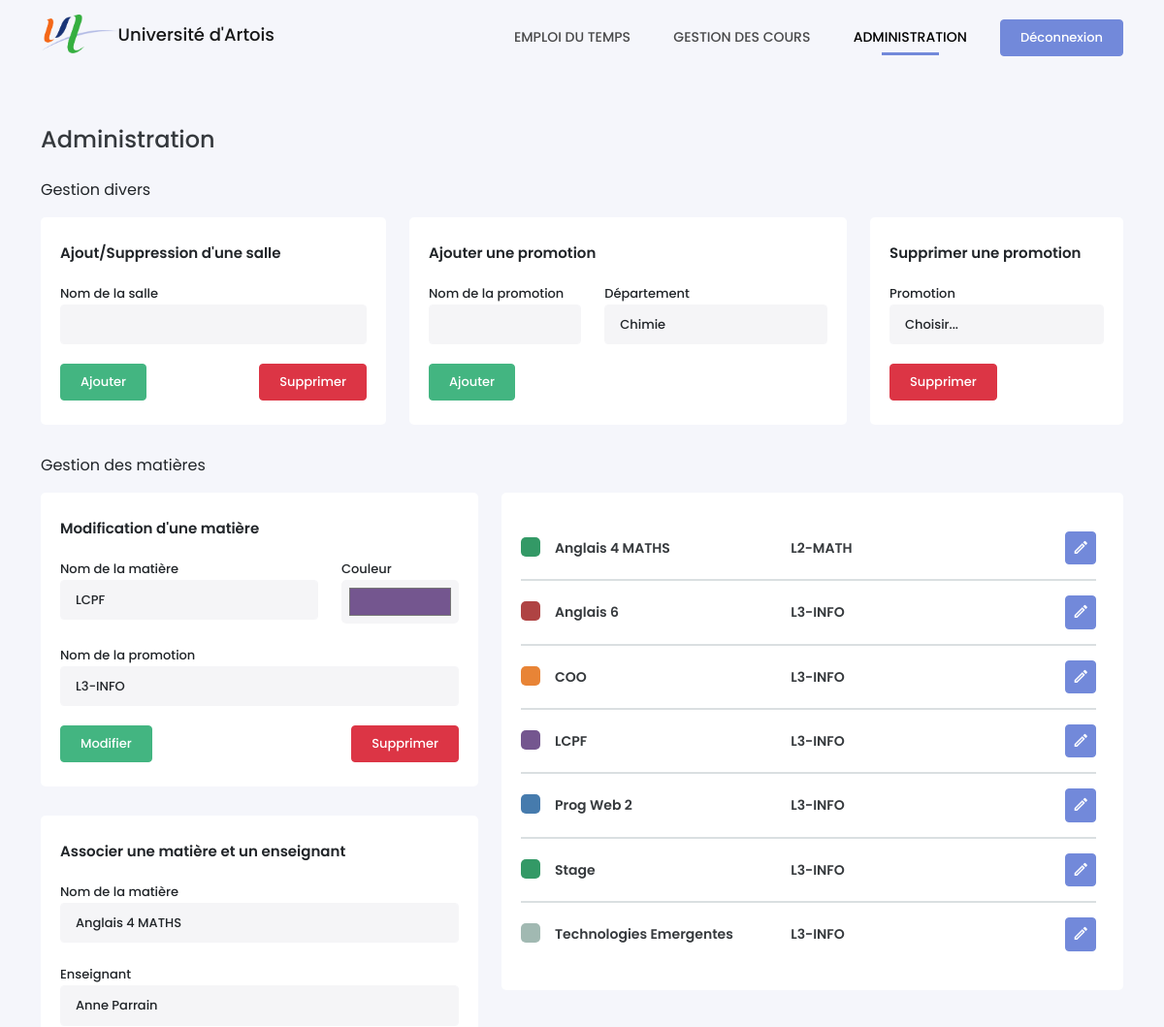
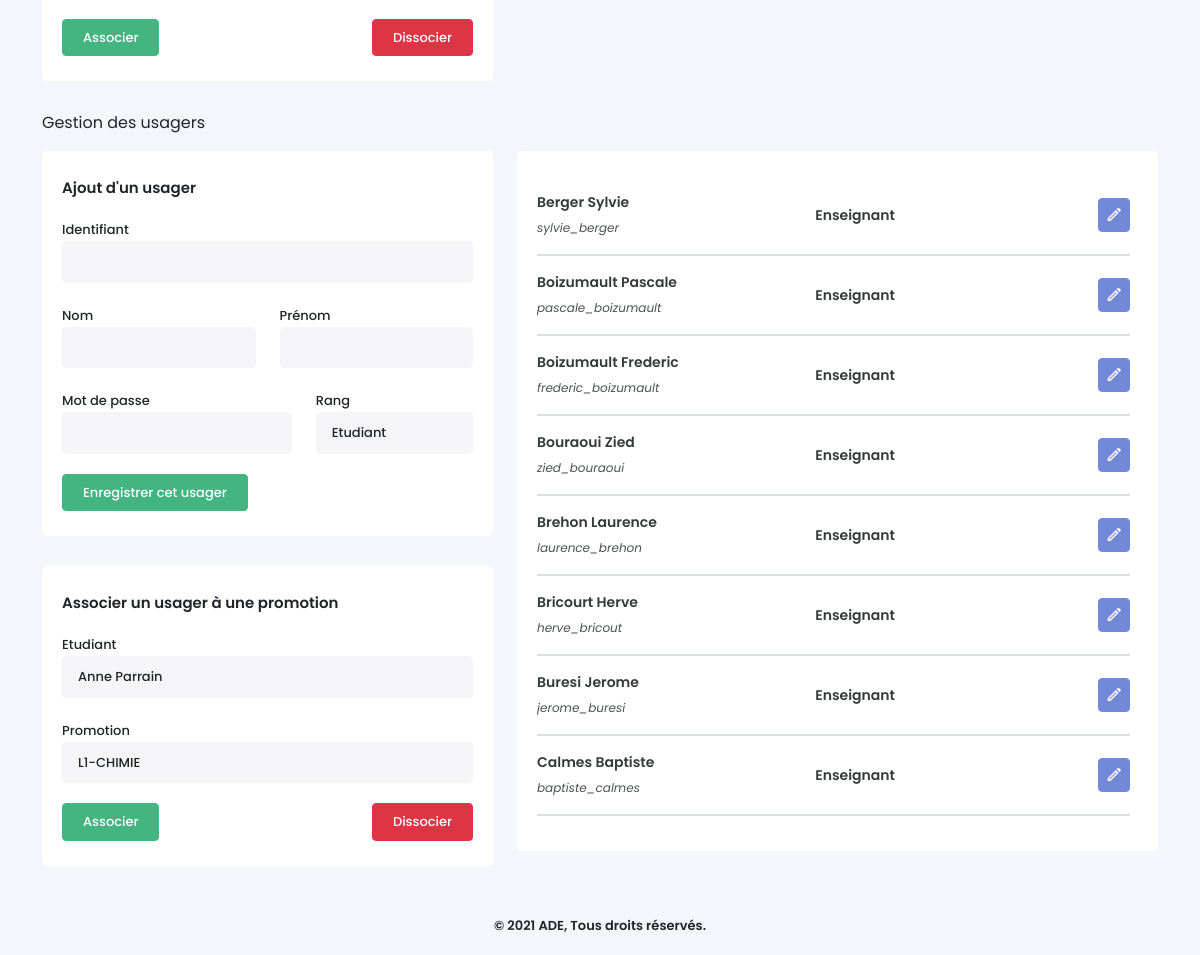
Screenshot of /admin.php?matterID=2 (signed in) with the database file from the repository (2 pictures, top to bottom).
### tables this page shows
CREATE TABLE Matieres (
    MatiereID INTEGER PRIMARY KEY AUTOINCREMENT,
    NomMatiere VARCHAR(25) NOT NULL,
    CouleurMatiere VARCHAR(10) NOT NULL,
    PromotionID INTEGER NOT NULL,
    CONSTRAINT matiere_promo_fk FOREIGN KEY (PromotionID) REFERENCES Promotions(PromotionID) ON DELETE CASCADE
);

CREATE TABLE Promotions (
    PromotionID INTEGER  PRIMARY KEY AUTOINCREMENT,
    NomPromotion VARCHAR(25) NOT NULL,
    DepartementID INTEGER NOT NULL,
    CONSTRAINT promo_departement_fk FOREIGN KEY (DepartementID) REFERENCES Departements(DepartementID) ON DELETE CASCADE
);

CREATE TABLE Usagers (
    UsagerID VARCHAR(30) PRIMARY KEY NOT NULL,
    MotDePasse VARCHAR(255) NOT NULL,
    Nom VARCHAR(15) NOT NULL,
    Prenom VARCHAR(20) NOT NULL,
    RangID INTEGER NOT NULL,
    CONSTRAINT usager_rang_fk FOREIGN KEY (RangID) REFERENCES Rangs(RangID) ON DELETE CASCADE
);

CREATE TABLE Rangs (
    RangID INTEGER PRIMARY KEY AUTOINCREMENT,
    NomRang VARCHAR(25) NOT NULL
);

### admin.php (the view, shortened to what the rows shown need)
<!DOCTYPE html>
<?php
require_once('./src/Planning/FormMatter.php');
$uMatters = $bdd->prepare('SELECT * FROM Matieres WHERE MatiereID = :id');
$uMatters->execute(array(':id' => isset($_GET['matterID']) ? $_GET['matterID'] : ''));
$uMatter = $uMatters->fetch();
?>
<html lang="fr-FR">
<head>
    <link type="text/css" rel="stylesheet" href="./assets/css/icons.min.css">
    <link type="text/css" rel="stylesheet" href="./assets/css/bootstrap.min.css">
    <link type="text/css" rel="stylesheet" href="./assets/css/style.css">
</head>
<body>
    <div class="container">
        <div class="row">
            <div class="col-md-5">
                <div class="box-content">
                    <?php if(empty($_GET['matterID'])) {?>
                        <div class="content-title">Ajouter une matière</div>
                        <form method="POST" id="form_addMatter">
                            <div class="alert" style="display:none"></div>
                            <div class="row">
                                <div class="col-md-8 form-group" id="name_matter">
                                    <label for="room">Nom de la matière</label>
                                    <input type="text" name="name_matter" class="form-control">
                                    <small class="invalid-feedback"></small>
                                </div>
                                <div class="col-md-4 form-group" id="color_matter">
                                    <label for="room">Couleur</label>
                                    <input type="color" name="color_matter" class="form-control">
                                    <small class="invalid-feedback"></small>
                                </div>
                                <div class="col-md-12 form-group">
                                    <label for="room">Nom de la promotion </label>
                                    <select name="promo" class="form-control">
                                        <?php $sPromo = $bdd->query('SELECT * FROM Promotions '.$option.' ORDER BY PromotionID');
                                            while($aPromo = $sPromo->fetch()) {
                                                echo '<option value="'.$aPromo['PromotionID'].'">'.htmlspecialchars($aPromo['NomPromotion']).'</option>';
                                            }
                                        ?>
                                    </select>
                                </div>
                            </div>
                            <input type="submit" name="add_matter" value="Ajouter" class="btn btn-success">
                        </form>
                    </div>
                <?php } else { ?>
                    <div class="content-title">Modification d'une matière</div>
                        <form method="POST" id="form_updateMatter">
                            <div class="row">
                                <div class="col-md-8 form-group" id="name_matter">
                                    <label for="room">Nom de la matière</label>
                                    <input type="text" name="name_matter" class="form-control" value="<?php echo htmlspecialchars($uMatter['NomMatiere']) ?>">
                                </div>
                                <div class="col-md-4 form-group" id="color_matter">
                                    <label for="room">Couleur</label>
                                    <input type="color" name="color_matter" class="form-control" value="<?php echo htmlspecialchars($uMatter['CouleurMatiere']) ?>">
                                </div>
                                <div class="col-md-12 form-group">
                                    <label for="room">Nom de la promotion </label>
                                    <select name="promo" class="form-control">
                                    <?php $sPromo = $bdd->query('SELECT * FROM Promotions '.$option.' ORDER BY PromotionID');
                                        while($aPromo = $sPromo->fetch()) {
                                            echo '<option value="'.$aPromo['PromotionID'].'"'. (($uMatter['PromotionID'] == $aPromo['PromotionID']) ? ' selected' : '') .'>'.htmlspecialchars($aPromo['NomPromotion']).'</option>';
                                        }
                                    ?>
                                    </select>
                                </div>
                            </div>
                            <input type="submit" name="update_matter" value="Modifier" class="btn btn-success">
                            <a href="./config.php?removeMatterID=<?php echo $uMatter['MatiereID'] ?>" class="btn btn-danger" style="float:right">Supprimer</a>
                        </form>
                    </div>
                <?php } ?>
            </div>
            <div class="col-md-7">
                <div class="box-content" id="list-matter">
                    <div class="select-data">
                        <?php
                        $sMatter = $bdd->query('SELECT * FROM Matieres m INNER JOIN Promotions p ON m.PromotionID = p.PromotionID ORDER BY NomMatiere ASC');
                        while($aMatter = $sMatter->fetch()) {
                            echo '<div class="list-items d-flex flex-row align-items-center justify-content-between">';
                            echo '<div class="item-info">';
                            echo '<div class="colorM" style="background-color:'. $aMatter['CouleurMatiere'].'"></div>';
                            echo '<p>'.htmlspecialchars($aMatter['NomMatiere']).'</p>';
                            echo '</div>';
                            echo '<div class="item-info">';
                            echo '<p>'.htmlspecialchars($aMatter['NomPromotion']).'</p>';
                            echo '</div>';
                            echo '<a href="?matterID='.$aMatter['MatiereID'].'#matter" class="btn btn-primary"><i class="mdi mdi-pencil-outline"></i></a>';
                            echo '</div>';
                        } ?>
                    </div>
                </div>
            </div>
        </div>
        <div class="row">
            <div class="col-md-7">
                <div class="box-content" id="list-users">
                    <div class="select-data">
                        <?php
                        $sUsers = $bdd->query('SELECT * FROM Usagers INNER JOIN Rangs USING(RangID) ORDER BY Nom ASC');
                        while($aUsers = $sUsers->fetch()) {
                            echo '<div class="list-items d-flex flex-row align-items-center justify-content-between">';
                            echo '<div class="item-info">';
                            echo '<p>'.htmlspecialchars($aUsers['Nom'] . ' '. $aUsers['Prenom']).'</p>';
                            echo '<span>'.$aUsers['UsagerID'].'</span>';
                            echo '</div>';
                            echo '<div class="item-info">';
                            echo '<p>'.htmlspecialchars($aUsers['NomRang']).'</p>';
                            echo '</div>';
                            echo '<a href="?usagerID='.$aUsers['UsagerID'].'#user" class="btn btn-primary"><i class="mdi mdi-pencil-outline"></i></a>';
                            echo '</div>';
                        } ?>
                    </div>
                </div>
            </div>
        </div>
    </div>
</body>
</html>

### rows the page displays
matieres: name_matter "LCPF", color_matter "#74568f", promo "L3-INFO", NomMatiere "LCPF", PromotionID.NomPromotion "L3-INFO"
matieres: NomMatiere "Anglais 4 MATHS", PromotionID.NomPromotion "L2-MATH"
matieres: NomMatiere "Anglais 6", PromotionID.NomPromotion "L3-INFO"
matieres: NomMatiere "COO", PromotionID.NomPromotion "L3-INFO"
matieres: NomMatiere "Prog Web 2", PromotionID.NomPromotion "L3-INFO"
matieres: NomMatiere "Stage", PromotionID.NomPromotion "L3-INFO"
matieres: NomMatiere "Technologies Emergentes", PromotionID.NomPromotion "L3-INFO"
usagers: Nom+Prenom "Berger Sylvie", UsagerID "sylvie_berger", RangID.NomRang "Enseignant"
usagers: Nom+Prenom "Boizumault Pascale", UsagerID "pascale_boizumault", RangID.NomRang "Enseignant"
usagers: Nom+Prenom "Boizumault Frederic", UsagerID "frederic_boizumault", RangID.NomRang "Enseignant"
usagers: Nom+Prenom "Bouraoui Zied", UsagerID "zied_bouraoui", RangID.NomRang "Enseignant"
usagers: Nom+Prenom "Brehon Laurence", UsagerID "laurence_brehon", RangID.NomRang "Enseignant"
usagers: Nom+Prenom "Bricourt Herve", UsagerID "herve_bricout", RangID.NomRang "Enseignant"
usagers: Nom+Prenom "Buresi Jerome", UsagerID "jerome_buresi", RangID.NomRang "Enseignant"
usagers: Nom+Prenom "Calmes Baptiste", UsagerID "baptiste_calmes", RangID.NomRang "Enseignant"

### other values shown
form field depid "Chimie"
form field matiere "Anglais 4 MATHS"
form field enseignant "Anne Parrain"
form field rank "Etudiant"
form field userid "Anne Parrain"
form field promo "L1-CHIMIE"
